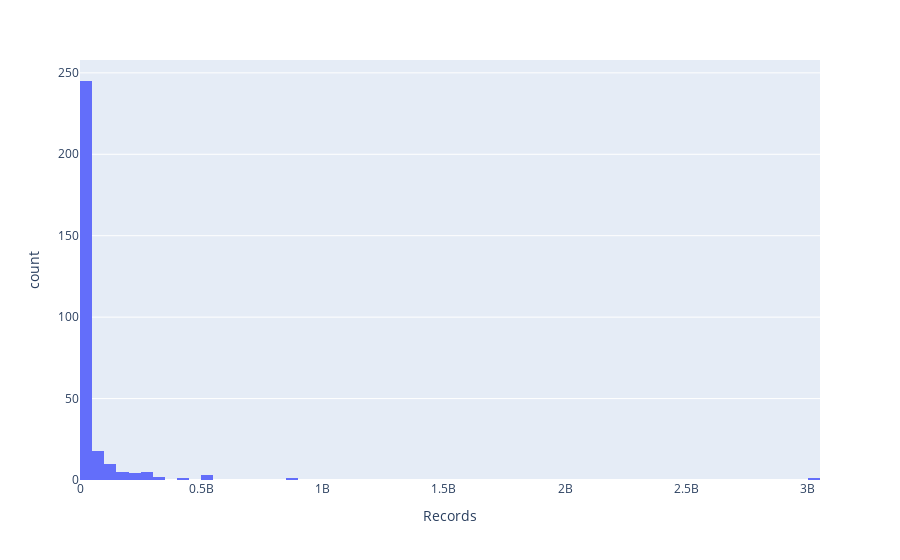

The code cell stored with this chart in its notebook:
### Code cell
# Records Histogram
fig = px.histogram(df, x='Records')
fig.show()

### Figure 1 — Plotly figure (JSON) as saved in the notebook; plotly's stock layout.template omitted (floating-point values rounded to 4 significant figures; data arrays with more than 128 entries replaced by an {"elided": "..."} marker saying what was removed)
{"data": [{"alignmentgroup": "True", "bingroup": "x", "hovertemplate": "Records=%{x}<br>count=%{y}<extra></extra>", "legendgroup": "", "marker": {"color": "#636efa"}, "name": "", "offsetgroup": "", "orientation": "v", "showlegend": false, "type": "histogram", "x": {"elided": "295 int values"}, "xaxis": "x", "yaxis": "y"}], "layout": {"barmode": "relative", "legend": {"tracegroupgap": 0}, "margin": {"t": 60}, "xaxis": {"anchor": "y", "domain": [0, 1], "title": {"text": "Records"}}, "yaxis": {"anchor": "x", "domain": [0, 1], "title": {"text": "count"}}}}
